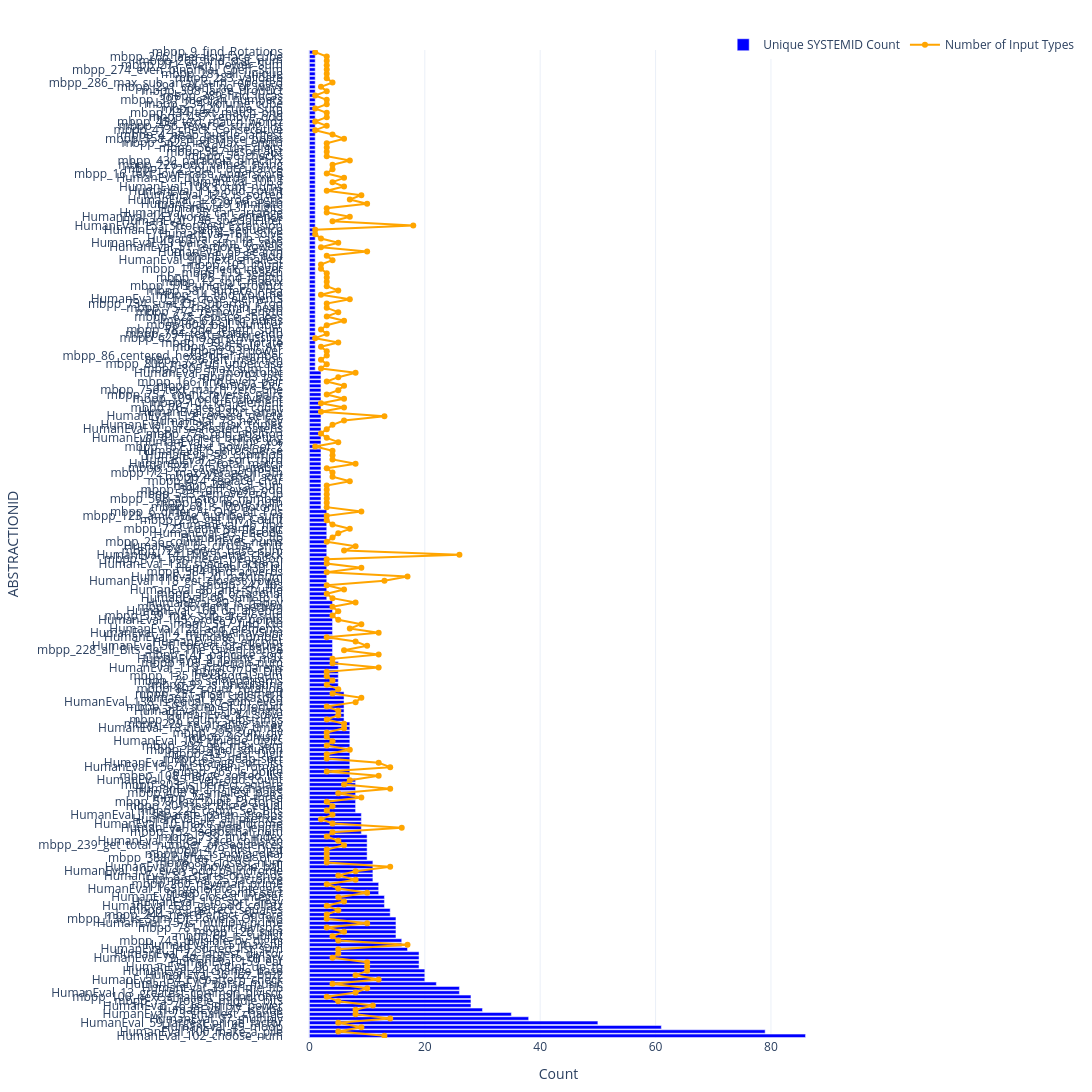

Here is the notebook cell this chart was saved with:
### Code cell
import plotly.graph_objects as go

# Merge systemid_count and input_type_counts for visualization
# Ensure correct column names before merging
systemid_count.columns = ['ABSTRACTIONID', 'Unique_SYSTEMID_Count']
input_type_counts.columns = ['ABSTRACTIONID', 'Number of Input Types']

merged_counts = systemid_count.merge(
    input_type_counts, on='ABSTRACTIONID', how='inner'
)

# Sort by Unique SYSTEMID Count in descending order
merged_counts = merged_counts.sort_values(by='Unique_SYSTEMID_Count', ascending=False)

# Set fixed chart height
chart_height = 3500  # Fixed height as per your preference

# Create a dual-axis horizontal chart
fig = go.Figure()

# Horizontal bar chart for Unique SYSTEMID Count
fig.add_trace(
    go.Bar(
        y=merged_counts['ABSTRACTIONID'],  # ABSTRACTIONIDs on y-axis
        x=merged_counts['Unique_SYSTEMID_Count'],
        name='Unique SYSTEMID Count',
        orientation='h',  # Horizontal bars
        marker=dict(color='blue'),
        hovertemplate='<b>ABSTRACTIONID:</b> %{y}<br><b>Unique SYSTEMID Count:</b> %{x}<extra></extra>'
    )
)

# Horizontal line chart for Number of Input Types
fig.add_trace(
    go.Scatter(
        y=merged_counts['ABSTRACTIONID'],  # ABSTRACTIONIDs on y-axis
        x=merged_counts['Number of Input Types'],
        name='Number of Input Types',
        mode='lines+markers',  # Line with markers
        marker=dict(color='orange', size=6, symbol='circle'),  # Orange markers
        line=dict(width=2, shape='linear'),  # Straight lines between points
        hovertemplate='<b>ABSTRACTIONID:</b> %{y}<br><b>Number of Input Types:</b> %{x}<extra></extra>'
    )
)

# Update layout to remove unnecessary space and improve readability
fig.update_layout(
    yaxis=dict(
        title="ABSTRACTIONID",  # ABSTRACTIONIDs on y-axis
        showticklabels=True,
        tickmode='linear',  # Ensure all tick labels are shown
        automargin=True,  # Automatically adjust margins
        range=[-0.5, len(merged_counts) - 0.5],  # Remove extra space at top and bottom
    ),
    xaxis=dict(
        title="Count",
        side='bottom',
        showgrid=True,
    ),
    legend=dict(x=0.8, y=1.02, orientation="h"),  # Position legend closer to the graph
    barmode='overlay',
    template='plotly_white',
    height=chart_height,  # Set fixed height
    width=1200,  # Adjust width for better readability
    margin=dict(l=200, r=20, t=50, b=20),  # Fine-tuned margins to remove space
)

# Show the plot
fig.show()

### Figure 1 — Plotly figure (JSON) as saved in the notebook; plotly's stock layout.template omitted (floating-point values rounded to 4 significant figures; data arrays with more than 128 entries replaced by an {"elided": "..."} marker saying what was removed)
{"data": [{"hovertemplate": "<b>ABSTRACTIONID:</b> %{y}<br><b>Unique SYSTEMID Count:</b> %{x}<extra></extra>", "marker": {"color": "blue"}, "name": "Unique SYSTEMID Count", "orientation": "h", "type": "bar", "x": {"elided": "228 int values"}, "y": {"elided": "228 str values"}}, {"hovertemplate": "<b>ABSTRACTIONID:</b> %{y}<br><b>Number of Input Types:</b> %{x}<extra></extra>", "line": {"shape": "linear", "width": 2}, "marker": {"color": "orange", "size": 6, "symbol": "circle"}, "mode": "lines+markers", "name": "Number of Input Types", "type": "scatter", "x": {"elided": "228 int values"}, "y": {"elided": "228 str values"}}], "layout": {"barmode": "overlay", "height": 3500, "legend": {"orientation": "h", "x": 0.8, "y": 1.02}, "margin": {"b": 20, "l": 200, "r": 20, "t": 50}, "width": 1200, "xaxis": {"showgrid": true, "side": "bottom", "title": {"text": "Count"}}, "yaxis": {"automargin": true, "range": [-0.5, 227.5], "showticklabels": true, "tickmode": "linear", "title": {"text": "ABSTRACTIONID"}}}}
